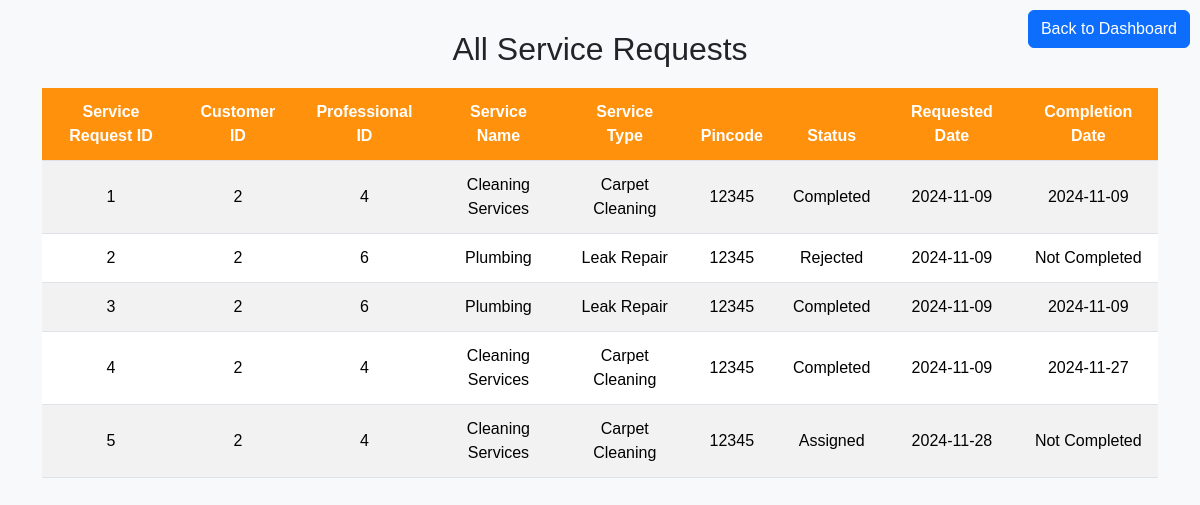
/admin/service_requests, run on the app's committed database.
### tables this page shows
CREATE TABLE service_requests (
    id INTEGER PRIMARY KEY AUTOINCREMENT,
    customer_id INTEGER NOT NULL,
    service_id INTEGER NOT NULL,
    service_type_id INTEGER,           
    professional_id INTEGER NOT NULL,
    requested_date TEXT NOT NULL,
    completion_date TEXT,
    status TEXT NOT NULL DEFAULT 'Pending',
    FOREIGN KEY (customer_id) REFERENCES users(id),
    FOREIGN KEY (service_id) REFERENCES services(id),
    FOREIGN KEY (professional_id) REFERENCES users(id),
    FOREIGN KEY (service_type_id) REFERENCES service_types(id)            
    );

CREATE TABLE services (
        id INTEGER PRIMARY KEY AUTOINCREMENT,
        name TEXT NOT NULL,
        price REAL NOT NULL,
        time_required INTEGER NOT NULL,
        description TEXT NOT NULL
    );

CREATE TABLE service_types (
        id INTEGER PRIMARY KEY AUTOINCREMENT,
        service_id INTEGER NOT NULL,  -- Link to services table
        type_name TEXT NOT NULL,
        FOREIGN KEY (service_id) REFERENCES services(id)
    );

CREATE TABLE users (
        id INTEGER PRIMARY KEY AUTOINCREMENT,
        email TEXT UNIQUE NOT NULL,
        password TEXT NOT NULL,
        role TEXT NOT NULL,
        full_name TEXT,
        address TEXT,
        pin_code INTEGER,
        mobile_number TEXT,
        experience INTEGER,
        rating FLOAT DEFAULT 0,       
        documents_path TEXT,  -- Optional field for service professionals
        service_id INTEGER,  -- New column for storing the selected service
        service_type_id INTEGER,       
        is_blocked INTEGER DEFAULT 0,
        FOREIGN KEY (service_id) REFERENCES services(id),  -- Link to the services table
        FOREIGN KEY (service_type_id) REFERENCES service_types(id)       
    );

### routes/admin_dashboard_routes.py (the view)
@app.route('/admin/service_requests')
def admin_service_requests():
    db = get_db()
    cursor = db.execute("""
        SELECT sr.id, sr.customer_id, sr.professional_id, s.name AS service_name, st.type_name AS service_type,
        u.pin_code, sr.status, sr.requested_date, sr.completion_date
        FROM service_requests sr
        JOIN services s ON sr.service_id = s.id
        JOIN users u ON sr.customer_id = u.id
        JOIN service_types st ON sr.service_type_id = st.id
    """)
    service_requests = cursor.fetchall()
    cursor.close()
    return render_template('admin_service_requests.html', service_requests=service_requests)

### routes/admin_dashboard_routes.py (called while the page is built)
def get_db():
    if 'db' not in g:
        g.db = sqlite3.connect(DATABASE)
        g.db.row_factory = sqlite3.Row
    return g.db

### templates/admin_service_requests.html (shortened to what this page needs)
<!DOCTYPE html>
<html lang="en">
<head>
    <link href="https://cdn.jsdelivr.net/npm/bootstrap@5.3.1/dist/css/bootstrap.min.css" rel="stylesheet" />
</head>
<body>
    <div class="container table-container">
        <a href="{{ url_for('admin_home') }}" class="btn btn-primary" style="position: absolute; top: 10px; right: 10px;">Back to Dashboard</a>
        <h2 class="text-center">All Service Requests</h2>
        <table class="table table-striped">
            <thead>
                <tr>
                    <th>Service Request ID</th>
                    <th>Customer ID</th>
                    <th>Professional ID</th>
                    <th>Service Name</th>
                    <th>Service Type</th>
                    <th>Pincode</th>
                    <th>Status</th>
                    <th>Requested Date</th>
                    <th>Completion Date</th>
                </tr>
            </thead>
            <tbody>
                {% for request in service_requests %}
                <tr>
                    <td>{{ request['id'] }}</td>
                    <td>{{ request['customer_id'] }}</td>
                    <td>{{ request['professional_id'] }}</td>
                    <td>{{ request['service_name'] }}</td>
                    <td>{{ request['service_type'] }}</td>
                    <td>{{ request['pin_code'] }}</td>
                    <td>{{ request['status'] }}</td>
                    <td>{{ request['requested_date'] }}</td>
                    <td>{{ request['completion_date'] or 'Not Completed' }}</td>
                </tr>
                {% else %}
                <tr>
                    <td colspan="8">No service requests found.</td>
                </tr>
                {% endfor %}
            </tbody>
        </table>
    </div>
</body>
</html>

### templates/admin_service_requests.html (style rules this page uses)
body { font-family: Arial, sans-serif; background-color: #f8f9fa; }
.table-container { margin-top: 30px; }
h2 { margin-bottom: 20px; }
.table { margin-top: 20px; border-collapse: collapse; width: 100%; }
.table th, .table td { padding: 12px 15px; text-align: center; }
.table th { background-color: #ff8c00f3; color: white; }
.table tbody tr:nth-child(odd) { background-color: #f9f9f9; }
.table tbody tr:nth-child(even) { background-color: #ffffff; }
.table td { vertical-align: middle; }

### data on the page
service_requests: id "1", customer_id "2", professional_id "4", service_name "Cleaning Services", service_type "Carpet Cleaning", pin_code "12345", status "Completed", requested_date "2024-11-09", completion_date "2024-11-09"
service_requests: id "2", customer_id "2", professional_id "6", service_name "Plumbing", service_type "Leak Repair", pin_code "12345", status "Rejected", requested_date "2024-11-09", request "Not Completed"
service_requests: id "3", customer_id "2", professional_id "6", service_name "Plumbing", service_type "Leak Repair", pin_code "12345", status "Completed", requested_date "2024-11-09", completion_date "2024-11-09"
service_requests: id "4", customer_id "2", professional_id "4", service_name "Cleaning Services", service_type "Carpet Cleaning", pin_code "12345", status "Completed", requested_date "2024-11-09", completion_date "2024-11-27"
service_requests: id "5", customer_id "2", professional_id "4", service_name "Cleaning Services", service_type "Carpet Cleaning", pin_code "12345", status "Assigned", requested_date "2024-11-28", request "Not Completed"
